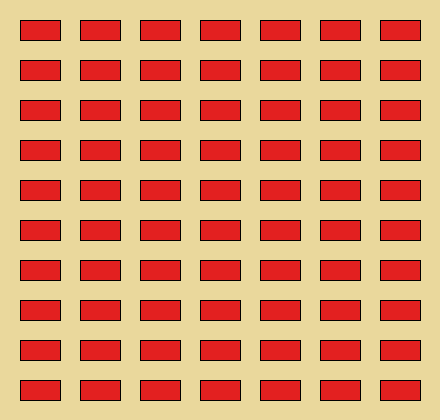
Frame 1 (no input)
Frame 60 (the mouse pressed at the canvas centre just before this capture): identical to frame 1, image omitted
Frame 120 (the mouse held since frame 60 and released just before this capture): identical to frame 1, image omitted

The Processing sketch that drew this single still picture (run headless with seeded random() and noise(); from frame 60 on, the mouse is pressed at the canvas centre):

// Processing sketch: Ejercicio20
// ── Ejercicio20.pde
int anchoRect, altoRect,espacioRect;// se definen las variables acho y alto
PVector coordenada;// se declara la variable PVector

void setup (){
  size(440,420);// se define el lienzo
  anchoRect =40;// se fine el ancho en 40
  altoRect=20;// se define el alto en 20
  espacioRect =20;// distancia entre los rectangulos
  coordenada = new PVector (espacioRect,espacioRect);
}
void draw(){
 background(#EAD89C);// se define el fondo del lienzo
  dibujarRectangulo();
}
public void dibujarRectangulo(){
  fill(#E32020);// se definel el color que rellena los cuadros
  for (float x=coordenada.x;x<width;x+=(anchoRect+espacioRect)){
    for (float y=coordenada.y;y<height;y+=(altoRect+espacioRect))
      rect(x,y,anchoRect,altoRect);// se dibujan los rectangulos
    }
}
